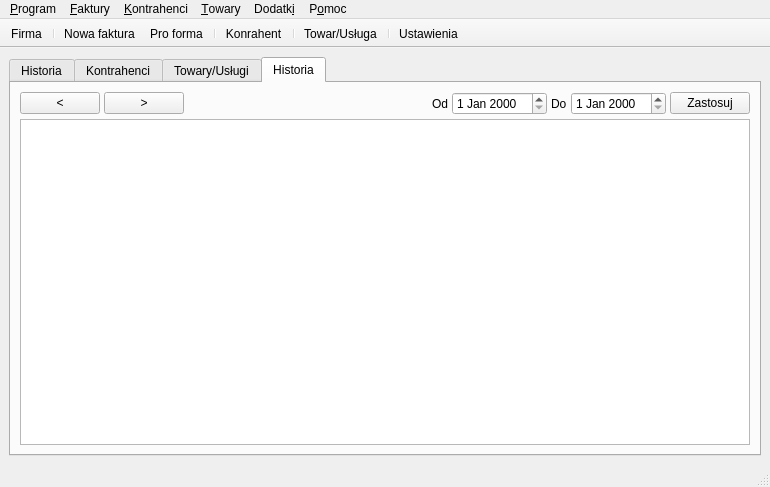
<?xml version="1.0" encoding="UTF-8"?>
<ui version="4.0">
 <author>moux</author>
 <class>old_MainWindow</class>
 <widget class="QMainWindow" name="old_MainWindow">
  <property name="geometry">
   <rect>
    <x>0</x>
    <y>0</y>
    <width>770</width>
    <height>487</height>
   </rect>
  </property>
  <property name="windowTitle">
   <string>QFaktury</string>
  </property>
  <property name="windowIcon">
   <iconset>
    <normaloff/>
   </iconset>
  </property>
  <widget class="QWidget" name="widget">
   <layout class="QGridLayout" name="gridLayout_2">
    <item row="0" column="1">
     <widget class="QTabWidget" name="tabWidget2">
      <property name="tabPosition">
       <enum>QTabWidget::North</enum>
      </property>
      <property name="tabShape">
       <enum>QTabWidget::Rounded</enum>
      </property>
      <property name="currentIndex">
       <number>3</number>
      </property>
      <widget class="QWidget" name="tab1">
       <attribute name="title">
        <string>Historia</string>
       </attribute>
       <layout class="QGridLayout" name="gridLayout">
        <item row="0" column="0">
         <layout class="QHBoxLayout" name="horizontalLayout">
          <item>
           <widget class="QLabel" name="textLabel1">
            <property name="text">
             <string>Wyświetlaj dokumenty od:</string>
            </property>
            <property name="wordWrap">
             <bool>false</bool>
            </property>
           </widget>
          </item>
          <item>
           <widget class="QDateEdit" name="filtrStart">
            <property name="sizePolicy">
             <sizepolicy hsizetype="MinimumExpanding" vsizetype="Fixed">
              <horstretch>0</horstretch>
              <verstretch>0</verstretch>
             </sizepolicy>
            </property>
            <property name="focusPolicy">
             <enum>Qt::TabFocus</enum>
            </property>
            <property name="correctionMode">
             <enum>QAbstractSpinBox::CorrectToNearestValue</enum>
            </property>
            <property name="date">
             <date>
              <year>2009</year>
              <month>3</month>
              <day>1</day>
             </date>
            </property>
            <property name="displayFormat">
             <string>dd/MM/yyyy</string>
            </property>
            <property name="calendarPopup">
             <bool>true</bool>
            </property>
           </widget>
          </item>
          <item>
           <widget class="QLabel" name="textLabel2">
            <property name="sizePolicy">
             <sizepolicy hsizetype="Maximum" vsizetype="Maximum">
              <horstretch>40</horstretch>
              <verstretch>0</verstretch>
             </sizepolicy>
            </property>
            <property name="layoutDirection">
             <enum>Qt::LeftToRight</enum>
            </property>
            <property name="text">
             <string>do:</string>
            </property>
            <property name="alignment">
             <set>Qt::AlignCenter</set>
            </property>
            <property name="wordWrap">
             <bool>false</bool>
            </property>
           </widget>
          </item>
          <item>
           <widget class="QDateEdit" name="filtrEnd">
            <property name="sizePolicy">
             <sizepolicy hsizetype="MinimumExpanding" vsizetype="Fixed">
              <horstretch>0</horstretch>
              <verstretch>0</verstretch>
             </sizepolicy>
            </property>
            <property name="focusPolicy">
             <enum>Qt::TabFocus</enum>
            </property>
            <property name="wrapping">
             <bool>true</bool>
            </property>
            <property name="frame">
             <bool>true</bool>
            </property>
            <property name="date">
             <date>
              <year>2010</year>
              <month>1</month>
              <day>1</day>
             </date>
            </property>
            <property name="displayFormat">
             <string>dd/MM/yyyy</string>
            </property>
            <property name="calendarPopup">
             <bool>true</bool>
            </property>
           </widget>
          </item>
          <item>
           <widget class="QToolButton" name="applyFiltrBtn">
            <property name="text">
             <string>Zastosuj</string>
            </property>
           </widget>
          </item>
          <item>
           <widget class="QToolButton" name="resetFiltrBtn">
            <property name="text">
             <string>Resetuj</string>
            </property>
           </widget>
          </item>
          <item>
           <spacer name="horizontalSpacer">
            <property name="orientation">
             <enum>Qt::Horizontal</enum>
            </property>
            <property name="sizeType">
             <enum>QSizePolicy::MinimumExpanding</enum>
            </property>
            <property name="sizeHint" stdset="0">
             <size>
              <width>180</width>
              <height>0</height>
             </size>
            </property>
           </spacer>
          </item>
         </layout>
        </item>
        <item row="1" column="0">
         <widget class="QTableWidget" name="tableH">
          <property name="contextMenuPolicy">
           <enum>Qt::CustomContextMenu</enum>
          </property>
          <property name="editTriggers">
           <set>QAbstractItemView::NoEditTriggers</set>
          </property>
          <property name="selectionMode">
           <enum>QAbstractItemView::SingleSelection</enum>
          </property>
          <property name="selectionBehavior">
           <enum>QAbstractItemView::SelectItems</enum>
          </property>
          <property name="sortingEnabled">
           <bool>false</bool>
          </property>
          <property name="cornerButtonEnabled">
           <bool>true</bool>
          </property>
          <property name="numRows" stdset="0">
           <number>0</number>
          </property>
          <property name="numCols" stdset="0">
           <number>6</number>
          </property>
          <property name="readOnly" stdset="0">
           <bool>true</bool>
          </property>
          <property name="sorting" stdset="0">
           <bool>true</bool>
          </property>
          <column>
           <property name="text">
            <string>Nazwa pliku</string>
           </property>
          </column>
          <column>
           <property name="text">
            <string>Symbol</string>
           </property>
          </column>
          <column>
           <property name="text">
            <string>Data</string>
           </property>
          </column>
          <column>
           <property name="text">
            <string>Typ</string>
           </property>
          </column>
          <column>
           <property name="text">
            <string>Nabywca</string>
           </property>
          </column>
          <column>
           <property name="text">
            <string>NIP</string>
           </property>
          </column>
         </widget>
        </item>
       </layout>
      </widget>
      <widget class="QWidget" name="tab2">
       <attribute name="title">
        <string>Kontrahenci</string>
       </attribute>
       <layout class="QGridLayout">
        <item row="0" column="0">
         <widget class="QTableWidget" name="tableK">
          <property name="contextMenuPolicy">
           <enum>Qt::CustomContextMenu</enum>
          </property>
          <property name="editTriggers">
           <set>QAbstractItemView::NoEditTriggers</set>
          </property>
          <property name="selectionMode">
           <enum>QAbstractItemView::SingleSelection</enum>
          </property>
          <property name="selectionBehavior">
           <enum>QAbstractItemView::SelectItems</enum>
          </property>
          <property name="numRows" stdset="0">
           <number>0</number>
          </property>
          <property name="numCols" stdset="0">
           <number>5</number>
          </property>
          <property name="readOnly" stdset="0">
           <bool>true</bool>
          </property>
          <property name="sorting" stdset="0">
           <bool>true</bool>
          </property>
          <column>
           <property name="text">
            <string>Nazwa</string>
           </property>
          </column>
          <column>
           <property name="text">
            <string>Typ</string>
           </property>
          </column>
          <column>
           <property name="text">
            <string>Miasto</string>
           </property>
          </column>
          <column>
           <property name="text">
            <string>Adres</string>
           </property>
          </column>
          <column>
           <property name="text">
            <string>Telefon</string>
           </property>
          </column>
         </widget>
        </item>
       </layout>
      </widget>
      <widget class="QWidget" name="TabPage">
       <attribute name="title">
        <string>Towary/Usługi</string>
       </attribute>
       <layout class="QGridLayout">
        <item row="0" column="0">
         <widget class="QTableWidget" name="tableT">
          <property name="contextMenuPolicy">
           <enum>Qt::CustomContextMenu</enum>
          </property>
          <property name="editTriggers">
           <set>QAbstractItemView::NoEditTriggers</set>
          </property>
          <property name="selectionMode">
           <enum>QAbstractItemView::SingleSelection</enum>
          </property>
          <property name="selectionBehavior">
           <enum>QAbstractItemView::SelectItems</enum>
          </property>
          <property name="numRows" stdset="0">
           <number>0</number>
          </property>
          <property name="numCols" stdset="0">
           <number>12</number>
          </property>
          <property name="readOnly" stdset="0">
           <bool>true</bool>
          </property>
          <property name="sorting" stdset="0">
           <bool>true</bool>
          </property>
          <column>
           <property name="text">
            <string>Index</string>
           </property>
          </column>
          <column>
           <property name="text">
            <string>Nazwa</string>
           </property>
          </column>
          <column>
           <property name="text">
            <string>Skrót</string>
           </property>
          </column>
          <column>
           <property name="text">
            <string>Kod</string>
           </property>
          </column>
          <column>
           <property name="text">
            <string>PKWiU</string>
           </property>
          </column>
          <column>
           <property name="text">
            <string>Typ</string>
           </property>
          </column>
          <column>
           <property name="text">
            <string>Jedn.</string>
           </property>
          </column>
          <column>
           <property name="text">
            <string>Netto1</string>
           </property>
          </column>
          <column>
           <property name="text">
            <string>Netto2</string>
           </property>
          </column>
          <column>
           <property name="text">
            <string>Netto3</string>
           </property>
          </column>
          <column>
           <property name="text">
            <string>Netto4</string>
           </property>
          </column>
          <column>
           <property name="text">
            <string>Stawka VAT</string>
           </property>
          </column>
         </widget>
        </item>
       </layout>
      </widget>
      <widget class="QWidget" name="tab">
       <attribute name="title">
        <string>Historia</string>
       </attribute>
       <layout class="QVBoxLayout" name="verticalLayout">
        <item>
         <layout class="QHBoxLayout" name="horizontalLayout_3">
          <item>
           <widget class="QPushButton" name="PrevMonthButton">
            <property name="text">
             <string>&lt;</string>
            </property>
           </widget>
          </item>
          <item>
           <widget class="QPushButton" name="nextMonthButton">
            <property name="text">
             <string>&gt;</string>
            </property>
           </widget>
          </item>
          <item>
           <spacer name="horizontalSpacer_3">
            <property name="orientation">
             <enum>Qt::Horizontal</enum>
            </property>
            <property name="sizeHint" stdset="0">
             <size>
              <width>40</width>
              <height>20</height>
             </size>
            </property>
           </spacer>
          </item>
          <item>
           <widget class="QLabel" name="from_label">
            <property name="text">
             <string>Od</string>
            </property>
            <property name="buddy">
             <cstring>from_date_edit</cstring>
            </property>
           </widget>
          </item>
          <item>
           <widget class="QDateEdit" name="from_date_edit"/>
          </item>
          <item>
           <widget class="QLabel" name="to_label">
            <property name="text">
             <string>Do</string>
            </property>
            <property name="buddy">
             <cstring>to_date_edit</cstring>
            </property>
           </widget>
          </item>
          <item>
           <widget class="QDateEdit" name="to_date_edit"/>
          </item>
          <item>
           <widget class="QPushButton" name="pushButton_3">
            <property name="text">
             <string>Zastosuj</string>
            </property>
           </widget>
          </item>
         </layout>
        </item>
        <item>
         <widget class="QTableView" name="tableView"/>
        </item>
       </layout>
      </widget>
     </widget>
    </item>
   </layout>
  </widget>
  <widget class="QMenuBar" name="MenuBarEditor">
   <property name="geometry">
    <rect>
     <x>0</x>
     <y>0</y>
     <width>770</width>
     <height>18</height>
    </rect>
   </property>
   <widget class="QMenu" name="plikAct">
    <property name="title">
     <string>&amp;Program</string>
    </property>
    <addaction name="plikDane_firmyAction"/>
    <addaction name="plikUstawieniaAction"/>
    <addaction name="separator"/>
    <addaction name="plikExportEDIAction"/>
    <addaction name="plikExport_pdfAction"/>
    <addaction name="plikExport_XMLAction"/>
    <addaction name="plikImport_EDIAction"/>
    <addaction name="plikImport_XMLAction"/>
    <addaction name="plikKoniecAction"/>
   </widget>
   <widget class="QMenu" name="fakturyAct">
    <property name="title">
     <string>&amp;Faktury</string>
    </property>
    <addaction name="fakturyDodajAction"/>
    <addaction name="fakturyBruttoAction"/>
    <addaction name="fakturyRachunekAction"/>
    <addaction name="separator"/>
    <addaction name="fakturyPFormaAction"/>
    <addaction name="fakturyKorektaAction"/>
    <addaction name="fakturyDuplikatAction"/>
    <addaction name="separator"/>
    <addaction name="fakturyUsunAction"/>
    <addaction name="fakturyEdAction"/>
   </widget>
   <widget class="QMenu" name="kontrahenciAct">
    <property name="title">
     <string>&amp;Kontrahenci</string>
    </property>
    <addaction name="kontrahenciDodajAction"/>
    <addaction name="kontrahenciUsunAction"/>
    <addaction name="kontrahenciEdycjaAction"/>
   </widget>
   <widget class="QMenu" name="towaryAct">
    <property name="title">
     <string>&amp;Towary</string>
    </property>
    <addaction name="towaryDodajAction"/>
    <addaction name="towaryUsunAction"/>
    <addaction name="towaryEdycjaAction"/>
   </widget>
   <widget class="QMenu" name="pomocAct">
    <property name="title">
     <string>P&amp;omoc</string>
    </property>
    <addaction name="pomocPomocAction"/>
    <addaction name="actionBug"/>
    <addaction name="separator"/>
    <addaction name="pomocO_programieAction"/>
   </widget>
   <widget class="QMenu" name="menuPlugins">
    <property name="title">
     <string>Dodatk&amp;i</string>
    </property>
   </widget>
   <addaction name="plikAct"/>
   <addaction name="fakturyAct"/>
   <addaction name="kontrahenciAct"/>
   <addaction name="towaryAct"/>
   <addaction name="menuPlugins"/>
   <addaction name="pomocAct"/>
   <addaction name="separator"/>
  </widget>
  <widget class="QToolBar" name="toolBar">
   <property name="windowTitle">
    <string>toolBar</string>
   </property>
   <property name="movable">
    <bool>false</bool>
   </property>
   <property name="toolButtonStyle">
    <enum>Qt::ToolButtonTextBesideIcon</enum>
   </property>
   <property name="floatable">
    <bool>false</bool>
   </property>
   <attribute name="toolBarArea">
    <enum>TopToolBarArea</enum>
   </attribute>
   <attribute name="toolBarBreak">
    <bool>false</bool>
   </attribute>
   <addaction name="plikDane_firmyAction"/>
   <addaction name="separator"/>
   <addaction name="fakturyDodajAction"/>
   <addaction name="fakturyPFormaAction"/>
   <addaction name="separator"/>
   <addaction name="kontrahenciDodajAction"/>
   <addaction name="separator"/>
   <addaction name="towaryDodajAction"/>
   <addaction name="separator"/>
   <addaction name="plikUstawieniaAction"/>
  </widget>
  <widget class="QStatusBar" name="statusBar"/>
  <action name="plikDrukujAction">
   <property name="text">
    <string>Drukuj</string>
   </property>
   <property name="iconText">
    <string>Drukuj</string>
   </property>
   <property name="name" stdset="0">
    <string>plikDrukujAction</string>
   </property>
  </action>
  <action name="fakturyUsunAction">
   <property name="icon">
    <iconset resource="../qfaktury.qrc">
     <normaloff>:/res/icons/usun_fakture.png</normaloff>:/res/icons/usun_fakture.png</iconset>
   </property>
   <property name="text">
    <string>Usuń</string>
   </property>
   <property name="iconText">
    <string>Usuń</string>
   </property>
   <property name="shortcut">
    <string>U</string>
   </property>
   <property name="name" stdset="0">
    <string>fakturyUsunAction</string>
   </property>
  </action>
  <action name="fakturyDodajAction">
   <property name="icon">
    <iconset resource="../qfaktury.qrc">
     <normaloff>:/res/icons/nowa_faktura.png</normaloff>:/res/icons/nowa_faktura.png</iconset>
   </property>
   <property name="text">
    <string>Faktura VAT</string>
   </property>
   <property name="iconText">
    <string>Nowa faktura</string>
   </property>
   <property name="shortcut">
    <string>F</string>
   </property>
   <property name="name" stdset="0">
    <string>fakturyDodajAction</string>
   </property>
  </action>
  <action name="kontrahenciDodajAction">
   <property name="icon">
    <iconset resource="../qfaktury.qrc">
     <normaloff>:/res/icons/dodaj_kontrahentow.png</normaloff>:/res/icons/dodaj_kontrahentow.png</iconset>
   </property>
   <property name="text">
    <string>Dodaj</string>
   </property>
   <property name="iconText">
    <string>Konrahent</string>
   </property>
   <property name="shortcut">
    <string>Ctrl+K</string>
   </property>
   <property name="name" stdset="0">
    <string>kontrahenciDodajAction</string>
   </property>
  </action>
  <action name="kontrahenciUsunAction">
   <property name="icon">
    <iconset resource="../qfaktury.qrc">
     <normaloff>:/res/icons/usun_kontrahentow.png</normaloff>:/res/icons/usun_kontrahentow.png</iconset>
   </property>
   <property name="text">
    <string>Usuń</string>
   </property>
   <property name="iconText">
    <string>Usuń</string>
   </property>
   <property name="shortcut">
    <string>Ctrl+D</string>
   </property>
   <property name="name" stdset="0">
    <string>kontrahenciUsunAction</string>
   </property>
  </action>
  <action name="kontrahenciEdycjaAction">
   <property name="icon">
    <iconset resource="../qfaktury.qrc">
     <normaloff>:/res/icons/edytuj_kontrahentow.png</normaloff>:/res/icons/edytuj_kontrahentow.png</iconset>
   </property>
   <property name="text">
    <string>Edycja</string>
   </property>
   <property name="iconText">
    <string>Edycja</string>
   </property>
   <property name="shortcut">
    <string>Ctrl+E</string>
   </property>
   <property name="name" stdset="0">
    <string>kontrahenciEdycjaAction</string>
   </property>
  </action>
  <action name="pomocO_QtAction">
   <property name="icon">
    <iconset resource="../qfaktury.qrc">
     <normaloff>:/res/icons/pomoc.png</normaloff>:/res/icons/pomoc.png</iconset>
   </property>
   <property name="text">
    <string>O Qt</string>
   </property>
   <property name="iconText">
    <string>O &amp;Qt</string>
   </property>
   <property name="name" stdset="0">
    <string>pomocO_QtAction</string>
   </property>
  </action>
  <action name="plikKoniecAction">
   <property name="icon">
    <iconset resource="../qfaktury.qrc">
     <normaloff>:/res/icons/koniec.png</normaloff>:/res/icons/koniec.png</iconset>
   </property>
   <property name="text">
    <string>Koniec</string>
   </property>
   <property name="iconText">
    <string>Koniec</string>
   </property>
   <property name="shortcut">
    <string>Q</string>
   </property>
   <property name="name" stdset="0">
    <string>plikKoniecAction</string>
   </property>
  </action>
  <action name="fakturyEdAction">
   <property name="icon">
    <iconset resource="../qfaktury.qrc">
     <normaloff>:/res/icons/edytuj_fakture.png</normaloff>:/res/icons/edytuj_fakture.png</iconset>
   </property>
   <property name="text">
    <string>Edytuj</string>
   </property>
   <property name="iconText">
    <string>Edytuj</string>
   </property>
   <property name="shortcut">
    <string>E</string>
   </property>
   <property name="name" stdset="0">
    <string>fakturyEdAction</string>
   </property>
  </action>
  <action name="plikDane_firmyAction">
   <property name="icon">
    <iconset resource="../qfaktury.qrc">
     <normaloff>:/res/icons/dane_firmy.png</normaloff>:/res/icons/dane_firmy.png</iconset>
   </property>
   <property name="text">
    <string>Dane firmy</string>
   </property>
   <property name="iconText">
    <string>Firma</string>
   </property>
   <property name="shortcut">
    <string>Ctrl+I</string>
   </property>
   <property name="iconVisibleInMenu">
    <bool>true</bool>
   </property>
   <property name="name" stdset="0">
    <string>plikDane_firmyAction</string>
   </property>
  </action>
  <action name="przelewyDrukuj_Action">
   <property name="text">
    <string>Drukuj </string>
   </property>
   <property name="iconText">
    <string>Drukuj </string>
   </property>
   <property name="shortcut">
    <string>F2</string>
   </property>
   <property name="name" stdset="0">
    <string>przelewyDrukuj_Action</string>
   </property>
  </action>
  <action name="pomocO_programieAction">
   <property name="text">
    <string>O programie</string>
   </property>
   <property name="iconText">
    <string>O programie</string>
   </property>
   <property name="name" stdset="0">
    <string>pomocO_programieAction</string>
   </property>
  </action>
  <action name="plikUstawieniaAction">
   <property name="icon">
    <iconset resource="../qfaktury.qrc">
     <normaloff>:/res/icons/ustawienia.png</normaloff>:/res/icons/ustawienia.png</iconset>
   </property>
   <property name="text">
    <string>Ustawienia</string>
   </property>
   <property name="iconText">
    <string>Ustawienia</string>
   </property>
   <property name="shortcut">
    <string>Ctrl+Shift+U</string>
   </property>
   <property name="name" stdset="0">
    <string>plikUstawieniaAction</string>
   </property>
  </action>
  <action name="przelewyZUS">
   <property name="icon">
    <iconset>
     <normaloff>image10</normaloff>image10</iconset>
   </property>
   <property name="text">
    <string>Nowy (ZUS)</string>
   </property>
   <property name="iconText">
    <string>Nowy (ZUS)</string>
   </property>
   <property name="name" stdset="0">
    <string>przelewyZUS</string>
   </property>
  </action>
  <action name="przelewyUSAction">
   <property name="icon">
    <iconset>
     <normaloff>image11</normaloff>image11</iconset>
   </property>
   <property name="text">
    <string>Nowy (US)</string>
   </property>
   <property name="iconText">
    <string>Nowy (US)</string>
   </property>
   <property name="name" stdset="0">
    <string>przelewyUSAction</string>
   </property>
  </action>
  <action name="pomocPomocAction">
   <property name="text">
    <string>Strona programu</string>
   </property>
   <property name="iconText">
    <string>Strona programu</string>
   </property>
   <property name="shortcut">
    <string>F1</string>
   </property>
   <property name="name" stdset="0">
    <string>pomocPomocAction</string>
   </property>
  </action>
  <action name="separatornew_itemAction">
   <property name="text">
    <string>new item</string>
   </property>
   <property name="iconText">
    <string>new item</string>
   </property>
   <property name="name" stdset="0">
    <string>separatornew_itemAction</string>
   </property>
  </action>
  <action name="towaryEdycjaAction">
   <property name="icon">
    <iconset resource="../qfaktury.qrc">
     <normaloff>:/res/icons/edytuj_towar.png</normaloff>:/res/icons/edytuj_towar.png</iconset>
   </property>
   <property name="text">
    <string>Edycja</string>
   </property>
   <property name="iconText">
    <string>Edycja</string>
   </property>
   <property name="shortcut">
    <string>Ctrl+M</string>
   </property>
   <property name="name" stdset="0">
    <string>towaryEdycjaAction</string>
   </property>
  </action>
  <action name="towaryUsunAction">
   <property name="icon">
    <iconset resource="../qfaktury.qrc">
     <normaloff>:/res/icons/usun_towar.png</normaloff>:/res/icons/usun_towar.png</iconset>
   </property>
   <property name="text">
    <string>Usuń</string>
   </property>
   <property name="iconText">
    <string>Usuń</string>
   </property>
   <property name="shortcut">
    <string>Ctrl+U</string>
   </property>
   <property name="name" stdset="0">
    <string>towaryUsunAction</string>
   </property>
  </action>
  <action name="towaryDodajAction">
   <property name="icon">
    <iconset resource="../qfaktury.qrc">
     <normaloff>:/res/icons/dodaj_towar.png</normaloff>:/res/icons/dodaj_towar.png</iconset>
   </property>
   <property name="text">
    <string>Dodaj</string>
   </property>
   <property name="iconText">
    <string>Towar/Usługa</string>
   </property>
   <property name="shortcut">
    <string>Ctrl+T</string>
   </property>
   <property name="name" stdset="0">
    <string>towaryDodajAction</string>
   </property>
  </action>
  <action name="plikExportEDIAction">
   <property name="text">
    <string>Export do EDI</string>
   </property>
   <property name="iconText">
    <string>Export do EDI</string>
   </property>
   <property name="visible">
    <bool>false</bool>
   </property>
   <property name="name" stdset="0">
    <string>plikExportEDIAction</string>
   </property>
  </action>
  <action name="plikExport_pdfAction">
   <property name="text">
    <string>Export do PDF</string>
   </property>
   <property name="iconText">
    <string>Export do PDF</string>
   </property>
   <property name="visible">
    <bool>false</bool>
   </property>
   <property name="name" stdset="0">
    <string>plikExport_pdfAction</string>
   </property>
  </action>
  <action name="plikExport_XMLAction">
   <property name="text">
    <string>Export do XML</string>
   </property>
   <property name="iconText">
    <string>Export do XML</string>
   </property>
   <property name="visible">
    <bool>false</bool>
   </property>
   <property name="name" stdset="0">
    <string>plikExport_XMLAction</string>
   </property>
  </action>
  <action name="plikImport_EDIAction">
   <property name="text">
    <string>Import EDI</string>
   </property>
   <property name="iconText">
    <string>Import EDI</string>
   </property>
   <property name="visible">
    <bool>false</bool>
   </property>
   <property name="name" stdset="0">
    <string>plikImport_EDIAction</string>
   </property>
  </action>
  <action name="plikImport_XMLAction">
   <property name="text">
    <string>Import XML</string>
   </property>
   <property name="iconText">
    <string>Import XML</string>
   </property>
   <property name="visible">
    <bool>false</bool>
   </property>
   <property name="name" stdset="0">
    <string>plikImport_XMLAction</string>
   </property>
  </action>
  <action name="fakturyKorektaAction">
   <property name="icon">
    <iconset resource="../qfaktury.qrc">
     <normaloff>:/res/icons/nowa_korekta.png</normaloff>:/res/icons/nowa_korekta.png</iconset>
   </property>
   <property name="text">
    <string>Faktura korygująca</string>
   </property>
   <property name="iconText">
    <string>Nowa korekta</string>
   </property>
   <property name="shortcut">
    <string>K</string>
   </property>
   <property name="name" stdset="0">
    <string>fakturyKorektaAction</string>
   </property>
  </action>
  <action name="fakturyPFormaAction">
   <property name="icon">
    <iconset resource="../qfaktury.qrc">
     <normaloff>:/res/icons/nowa_proforma.png</normaloff>:/res/icons/nowa_proforma.png</iconset>
   </property>
   <property name="text">
    <string>Faktura Pro Forma</string>
   </property>
   <property name="iconText">
    <string>Pro forma</string>
   </property>
   <property name="shortcut">
    <string>P</string>
   </property>
   <property name="name" stdset="0">
    <string>fakturyPFormaAction</string>
   </property>
  </action>
  <action name="nextPageAction">
   <property name="iconText">
    <string>Action</string>
   </property>
   <property name="shortcut">
    <string>Ctrl+PgDown</string>
   </property>
   <property name="name" stdset="0">
    <string>nextPageAction</string>
   </property>
  </action>
  <action name="prevPageAction">
   <property name="iconText">
    <string>Action_2</string>
   </property>
   <property name="shortcut">
    <string>Ctrl+PgUp</string>
   </property>
   <property name="name" stdset="0">
    <string>prevPageAction</string>
   </property>
  </action>
  <action name="actionBug">
   <property name="text">
    <string>Zgłoś błąd</string>
   </property>
  </action>
  <action name="fakturyDuplikatAction">
   <property name="icon">
    <iconset resource="../qfaktury.qrc">
     <normaloff>:/res/icons/nowa_duplikat.png</normaloff>:/res/icons/nowa_duplikat.png</iconset>
   </property>
   <property name="text">
    <string>Duplikat faktury</string>
   </property>
   <property name="shortcut">
    <string>D</string>
   </property>
  </action>
  <action name="fakturyBruttoAction">
   <property name="icon">
    <iconset resource="../qfaktury.qrc">
     <normaloff>:/res/icons/nowa_brutto.png</normaloff>:/res/icons/nowa_brutto.png</iconset>
   </property>
   <property name="text">
    <string>Faktura Brutto</string>
   </property>
   <property name="shortcut">
    <string>B</string>
   </property>
  </action>
  <action name="fakturyRachunekAction">
   <property name="icon">
    <iconset resource="../qfaktury.qrc">
     <normaloff>:/res/icons/nowa_rachunek.png</normaloff>:/res/icons/nowa_rachunek.png</iconset>
   </property>
   <property name="text">
    <string>Rachunek</string>
   </property>
   <property name="shortcut">
    <string>R</string>
   </property>
  </action>
 </widget>
 <layoutdefault spacing="4" margin="9"/>
 <tabstops>
  <tabstop>from_date_edit</tabstop>
  <tabstop>to_date_edit</tabstop>
  <tabstop>pushButton_3</tabstop>
  <tabstop>PrevMonthButton</tabstop>
  <tabstop>nextMonthButton</tabstop>
  <tabstop>tableView</tabstop>
  <tabstop>tableK</tabstop>
  <tabstop>tableT</tabstop>
  <tabstop>tabWidget2</tabstop>
  <tabstop>filtrStart</tabstop>
  <tabstop>filtrEnd</tabstop>
  <tabstop>applyFiltrBtn</tabstop>
  <tabstop>resetFiltrBtn</tabstop>
  <tabstop>tableH</tabstop>
 </tabstops>
 <resources>
  <include location="../qfaktury.qrc"/>
 </resources>
 <connections/>
</ui>
